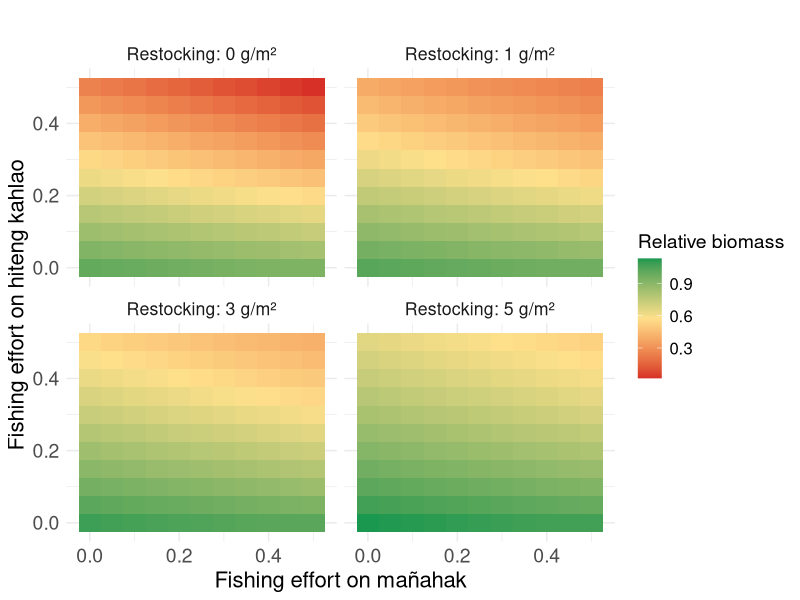

Write R code to recreate this figure.
library(tidyverse)
library(viridis)

# Parameters
juvenile_survival_rate <- 1 - ((0.429 * 2) / 2)
subadult_survival_rate <- 1 - ((0.429 * 1.5) / 2)
adult_survival_rate <- 1 - (0.429 / 2)

juvenile_to_subadult_rate <- 1
subadult_to_adult_rate <- 0.5

reproduction_rate <- 2
reproduction_rate_2 <- 1.5

carrying_capacity <- 68
time_steps <- 500

# Parameter ranges
fishing_effort_values <- seq(0, 0.5, by = 0.05)
restocking_values <- c(0, 1, 3, 5) # Restocking scenarios

#Current fishing for burn in
F_current_instantaneous <- 0.09
F_current_discrete <- 1 - exp(-F_current_instantaneous)
F_current_discrete

F_current_discrete_juv <- 0.01


run_simulation <- function(F_adults, F_juveniles, restocked_juveniles, burn_in_time = 100) {
  juvenile_population <- 10
  subadult_population <- 10
  adult_population <- 10
  
  # Store population over time
  population_over_time <- numeric(time_steps)
  
  for (t in 1:time_steps) {
    if (t <= burn_in_time) {
      # Burn-in period with zero fishing and zero restocking
      # Try burn in with "current" fishing
      F_adults_current <- F_current_discrete #0
      F_juveniles_current <- F_current_discrete_juv #0
      restocking <- 0
    } else {
      # Post burn-in period with specified fishing and restocking
      F_adults_current <- F_adults
      F_juveniles_current <- F_juveniles
      restocking <- restocked_juveniles
    }
    
    if (t %% 2 == 0) {
      current_reproduction_rate <- reproduction_rate
    } else {
      current_reproduction_rate <- reproduction_rate_2
    }
    
    total_population <- juvenile_population + subadult_population + adult_population
    new_juveniles <- adult_population * current_reproduction_rate * (1 - total_population / carrying_capacity)
    surviving_juveniles <- juvenile_population * juvenile_survival_rate * (1 - F_juveniles_current)
    new_subadults <- juvenile_population * juvenile_to_subadult_rate
    surviving_subadults <- subadult_population * subadult_survival_rate
    new_adults <- subadult_population * subadult_to_adult_rate
    surviving_adults <- adult_population * adult_survival_rate * (1 - F_adults_current)
    
    juvenile_population <- max(0, new_juveniles + surviving_juveniles - new_subadults + restocking)
    subadult_population <- max(0, new_subadults + surviving_subadults - new_adults)
    adult_population <- max(0, new_adults + surviving_adults)
    
    # Store total population at each timestep
    population_over_time[t] <- juvenile_population + subadult_population + adult_population
  }
  
  # Return the average of the last 20 timesteps
  avg_population_last_20 <- mean(population_over_time[(time_steps - 19):time_steps])
  
  return(avg_population_last_20)
}



# Sensitivity analysis loop with burn-in period
all_results <- data.frame()


for (restocked_juveniles in restocking_values) {
  # Create a dataframe to store results for this restocking value
  sensitivity_results <- expand.grid(
    F_adults = fishing_effort_values,
    F_juveniles = fishing_effort_values
  ) %>%
    mutate(
      Avg_Total_Population = 0
    )
  
  # Reference population with zero fishing effort
  reference_population <- run_simulation(
    F_adults = 0,
    F_juveniles = 0,
    restocked_juveniles = 0,
    burn_in_time = 100
  )
  
  # Sensitivity analysis loop
  for (i in seq_len(nrow(sensitivity_results))) {
    sensitivity_results$Avg_Total_Population[i] <- run_simulation(
      F_adults = sensitivity_results$F_adults[i],
      F_juveniles = sensitivity_results$F_juveniles[i],
      restocked_juveniles = restocked_juveniles,
      burn_in_time = 100
    )
  }
  
  # Normalize by the reference population
  sensitivity_results <- sensitivity_results %>%
    mutate(
      Relative_Population = Avg_Total_Population / reference_population,
      Restocking = paste0(restocked_juveniles, " g/m²")
    )
  
  # Combine results for all restocking values
  all_results <- bind_rows(all_results, sensitivity_results)
}



# Plot results as heatmaps
ggplot(all_results, aes(x = F_juveniles, y = F_adults, fill = Relative_Population)) +
  geom_tile() +
  facet_wrap(~Restocking, labeller = label_both) +
  scale_fill_gradientn(
    colors = c("#d73027", "#fee08b", "#1a9850"), # Color-blind friendly palette
    name = bquote("Relative biomass")
  ) +
  labs(
    x = "Fishing effort on mañahak",
    y = "Fishing effort on hiteng kahlao",
    title = ""
  ) +
  theme_minimal() +
  theme(
    text = element_text(size = 16),
    plot.title = element_text(size = 18, face = "bold"),
    axis.title = element_text(size = 16),
    axis.text = element_text(size = 14),
    legend.title = element_text(size = 14),
    legend.text = element_text(size = 12)
  )
